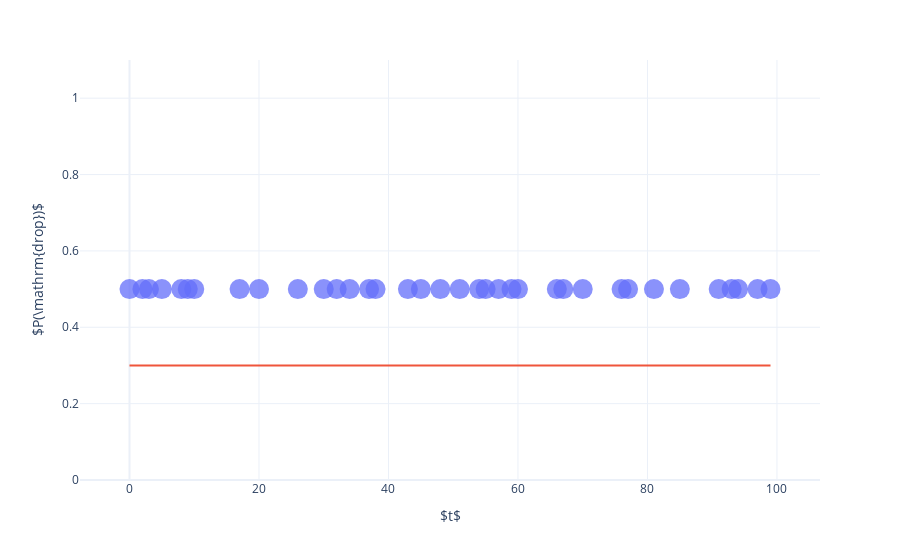

Notebook source saved alongside this figure:
### Code cell
#hide_input
def random_drops(T):
    
    p_rnd = np.ones(T)*0.3  
    return p_rnd

random = random_drops(T)
plot_single(random)

### Figure 1 — Plotly figure (JSON) as saved in the notebook; plotly's stock layout.template omitted (floating-point values rounded to 4 significant figures)
{"data": [{"hovertemplate": "<b>drop</b><br>Time: %{x}<extra></extra>", "legendgroup": "0", "marker": {"color": "#636efa", "opacity": 0.75, "size": 20, "symbol": "circle"}, "mode": "markers", "name": "0", "orientation": "v", "showlegend": true, "type": "scatter", "x": [0, 1, 2, 3, 4, 5, 6, 7, 8, 9, 10, 11, 12, 13, 14, 15, 16, 17, 18, 19, 20, 21, 22, 23, 24, 25, 26, 27, 28, 29, 30, 31, 32, 33, 34, 35, 36, 37, 38, 39, 40, 41, 42, 43, 44, 45, 46, 47, 48, 49, 50, 51, 52, 53, 54, 55, 56, 57, 58, 59, 60, 61, 62, 63, 64, 65, 66, 67, 68, 69, 70, 71, 72, 73, 74, 75, 76, 77, 78, 79, 80, 81, 82, 83, 84, 85, 86, 87, 88, 89, 90, 91, 92, 93, 94, 95, 96, 97, 98, 99], "xaxis": "x", "y": [0.5, -0.5, 0.5, 0.5, -0.5, 0.5, -0.5, -0.5, 0.5, 0.5, 0.5, -0.5, -0.5, -0.5, -0.5, -0.5, -0.5, 0.5, -0.5, -0.5, 0.5, -0.5, -0.5, -0.5, -0.5, -0.5, 0.5, -0.5, -0.5, -0.5, 0.5, -0.5, 0.5, -0.5, 0.5, -0.5, -0.5, 0.5, 0.5, -0.5, -0.5, -0.5, -0.5, 0.5, -0.5, 0.5, -0.5, -0.5, 0.5, -0.5, -0.5, 0.5, -0.5, -0.5, 0.5, 0.5, -0.5, 0.5, -0.5, 0.5, 0.5, -0.5, -0.5, -0.5, -0.5, -0.5, 0.5, 0.5, -0.5, -0.5, 0.5, -0.5, -0.5, -0.5, -0.5, -0.5, 0.5, 0.5, -0.5, -0.5, -0.5, 0.5, -0.5, -0.5, -0.5, 0.5, -0.5, -0.5, -0.5, -0.5, -0.5, 0.5, -0.5, 0.5, 0.5, -0.5, -0.5, 0.5, -0.5, 0.5], "yaxis": "y"}, {"hovertemplate": "<b>P(drop)</b><br>Time: %{x}<br>Probability: %{y:.2f}<extra></extra>", "line": {"shape": "spline"}, "type": "scatter", "x": [0, 1, 2, 3, 4, 5, 6, 7, 8, 9, 10, 11, 12, 13, 14, 15, 16, 17, 18, 19, 20, 21, 22, 23, 24, 25, 26, 27, 28, 29, 30, 31, 32, 33, 34, 35, 36, 37, 38, 39, 40, 41, 42, 43, 44, 45, 46, 47, 48, 49, 50, 51, 52, 53, 54, 55, 56, 57, 58, 59, 60, 61, 62, 63, 64, 65, 66, 67, 68, 69, 70, 71, 72, 73, 74, 75, 76, 77, 78, 79, 80, 81, 82, 83, 84, 85, 86, 87, 88, 89, 90, 91, 92, 93, 94, 95, 96, 97, 98, 99], "y": [0.3, 0.3, 0.3, 0.3, 0.3, 0.3, 0.3, 0.3, 0.3, 0.3, 0.3, 0.3, 0.3, 0.3, 0.3, 0.3, 0.3, 0.3, 0.3, 0.3, 0.3, 0.3, 0.3, 0.3, 0.3, 0.3, 0.3, 0.3, 0.3, 0.3, 0.3, 0.3, 0.3, 0.3, 0.3, 0.3, 0.3, 0.3, 0.3, 0.3, 0.3, 0.3, 0.3, 0.3, 0.3, 0.3, 0.3, 0.3, 0.3, 0.3, 0.3, 0.3, 0.3, 0.3, 0.3, 0.3, 0.3, 0.3, 0.3, 0.3, 0.3, 0.3, 0.3, 0.3, 0.3, 0.3, 0.3, 0.3, 0.3, 0.3, 0.3, 0.3, 0.3, 0.3, 0.3, 0.3, 0.3, 0.3, 0.3, 0.3, 0.3, 0.3, 0.3, 0.3, 0.3, 0.3, 0.3, 0.3, 0.3, 0.3, 0.3, 0.3, 0.3, 0.3, 0.3, 0.3, 0.3, 0.3, 0.3, 0.3]}], "layout": {"hoverlabel": {"bgcolor": "white", "font": {"size": 14}}, "legend": {"title": {"text": "variable"}, "tracegroupgap": 0}, "margin": {"t": 60}, "showlegend": false, "xaxis": {"anchor": "y", "domain": [0, 1], "title": {"text": "$t$"}}, "yaxis": {"anchor": "x", "domain": [0, 1], "fixedrange": true, "range": [0, 1.1], "title": {"text": "$P(\\mathrm{drop})$"}}}}
